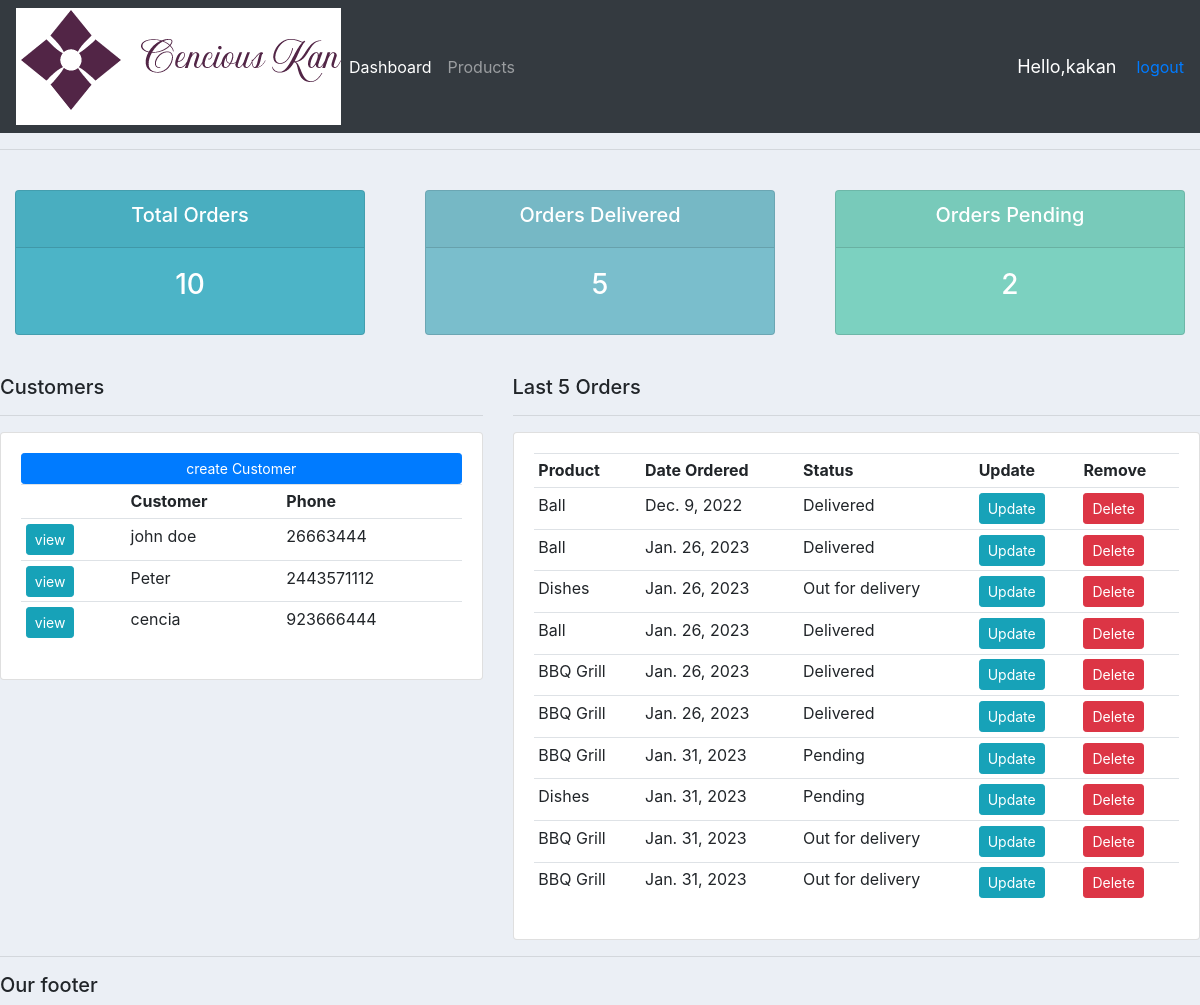
The app's page / (signed in) with its own data.
### accounts/models.py (models this page shows, shortened)
class Customer(models.Model):
    user = models.OneToOneField(User, null=True,on_delete=models.CASCADE)
    name = models.CharField(max_length=200, null=True)
    phone = models.CharField(max_length=200, null=True)
    email = models.EmailField(max_length=200, null=True)
    profile_pic = models.ImageField(null=True, blank=True)
    date_created = models.DateField(auto_now_add=True, null=True)

class Order(models.Model):
    STATUS=(
            ('Pending', 'pending'),
            ('Out for delivery', 'out for delivery'),
            ('Delivered', 'delivered'),
        )
    customer= models.ForeignKey(Customer, null=True, on_delete=models.SET_NULL)
    products= models.ForeignKey(Product, null=True, on_delete=models.SET_NULL)
    date_created=models.DateField(auto_now_add=True, null=True)
    status= models.CharField(max_length=200, null=True, choices=STATUS)
    note = models.CharField(max_length=1000,null=True)

class Product(models.Model):
    CATEGORY=(
        ('Indoor','Indoor'),
        ('Outdoor', 'outdoor'),
    )
    name=models.CharField(max_length=200, null=True)
    price=models.FloatField(null=True)
    category=models.CharField(max_length=200, null=True, choices=CATEGORY)
    description=models.CharField(max_length=200, null=True)
    date_created= models.DateField(auto_now_add=True, null=True)
    tags=models.ManyToManyField(Tag)
    def __str__(self):
        return self.name

### accounts/decorators.py (the view)
    def wrapper_function(request, *args, **kwargs):
        group = None
        if request.user.groups.exists():
            group = request.user.groups.all()[0].name
        if group == 'customer':
            return redirect('user-page')
        if group == 'admin':
            return view_func(request, *args, **kwargs)

### accounts/views.py (called while the page is built)
@login_required(login_url='login')
@admin_only
def home(request):
    orders = Order.objects.all()
    customers = Customer.objects.all()
    total_customers =customers.count()
    total_orders = orders.count()
    delivered = orders.filter(status='Delivered').count()
    pending = orders.filter(status='Pending').count()
    context = {'orders':orders, 'customers':customers,
    'pending':pending,
    'delivered':delivered,'total_orders':total_orders}
    return render(request,'accounts/dashboard.html', context)

### accounts/templates/accounts/dashboard.html
{%extends 'accounts/main.html' %}
{% load static%}
{%block element%}
{% include 'accounts/status.html' %}
<br>
<div class="row">
    <div class="col-md-5">
        <h5>Customers</h5>
        <hr>
        <div class="card card-body">
            <a class="btn btn-primary btn-sm btn-block" href="">create Customer</a>
            <table class="table table-sm">
                <tr>
                    <th></th>
                    <th>Customer</th>
                    <th>Phone</th>
                </tr>
                {% for customer in customers%}
                <tr>
                    <td><a class="btn btn-sm btn-info" href="{% url 'customer' customer.id %}">view</a></td>
                    <td>{{customer.name}} </td>
                    <td>{{customer.phone}} </td>
                </tr>
                {% endfor%}
            </table>
        </div>
    </div>
    <div class="col-md-7">
        <h5>Last 5 Orders</h5>
        <hr>
        <div class="card card-body">
            <table class="table table-sm">
                <tr>
                    <th>Product</th>
                    <th>Date Ordered</th>
                    <th>Status</th>
                    <th>Update</th>
                    <th>Remove</th>
                </tr>
                {% for order in orders%}
                <tr>
                    <td>{{order.products}} </td>
                    <td>{{order.date_created}} </td>
                    <td>{{order.status}} </td>
                    <td><a class="btn btn-sm btn-info" href="{% url 'update_order' order.id %}">Update</a></td>
                    <td><a class="btn btn-sm btn-danger" href="{% url 'delete_order' order.id %}">Delete</a></td>
                </tr>
                {% endfor%}
            </table>
        </div>
    </div>
</div>
{%endblock element%}

### accounts/templates/accounts/main.html (shortened to what this page needs)
{% load static%}
<!DOCTYPE html>
<html lang="en">
<head>
    <link rel="stylesheet" href="https://cdn.jsdelivr.net/npm/bootstrap@4.0.0/dist/css/bootstrap.min.css">
   <link rel="stylesheet" href="{% static '/css/main.css' %} " type="text/css">
</head>
<body>
    {% include 'accounts/navbar.html' %}
    <hr>
    {%block element%}
    {%endblock element%}
    <hr>
    <h5>Our footer</h5>
</body>
</html>

### accounts/templates/accounts/navbar.html (shortened to what this page needs)
{% load static%}
<nav class="navbar navbar-expand-lg navbar-dark bg-dark">
    <img src="{% static 'images/ce.png' %}" alt="">
    <div class="collapse navbar-collapse" id="navbarNav">
      <ul class="navbar-nav">
        {% if request.user.is_staff%}
        <li class="nav-item active">
          <a class="nav-link" href="{% url 'home' %}">Dashboard</a>
        </li>
        <li class="nav-item">
          <a class="nav-link" href="{% url 'products' %}">Products</a>
        </li>
        {% endif %}
      </ul>
    </div>
    <span class="hello-msg">Hello,{{request.user}} </span>
    <a href=" {% url 'logout' %} ">logout</a>
  </nav>

### accounts/templates/accounts/status.html
<br />
<div class="row">
    <div class="col">
            <div class="col-md">
                <div class="card text-center text-white mb-3" id="total-orders">
                    <div class="card-header">
                        <h5>Total Orders</h5>
                    </div>
                    <div class="card-body">
                        <h3 class="card-title">{{total_orders}} </h3>
                    </div>
                </div>
            </div>
    </div>
    <div class="col">
            <div class="col-md">
                <div class="card text-center text-white mb-3" id="orders-delivered">
                    <div class="card-header">
                        <h5>Orders Delivered</h5>
                    </div>
                    <div class="card-body">
                        <h3 class="card-title">{{delivered}} </h3>
                    </div>
                </div>
            </div>
    </div>
    <div class="col">
            <div class="col-md">
                <div class="card text-center text-white mb-3" id="orders-pending">
                    <div class="card-header">
                        <h5>Orders Pending</h5>
                    </div>
                    <div class="card-body">
                        <h3 class="card-title">{{pending}} </h3>
                    </div>
                </div>
            </div>
    </div>
</div>

### static/css/main.css (style rules this page uses)
body { background-color: #ebeff5; }
#total-orders { background-color: #4cb4c7; }
#orders-delivered { background-color: #7abecc; }
#orders-pending { background-color: #7cd1c0; }

### accounts/templates/accounts/navbar.html (style rules this page uses)
.hello-msg { font-size: 18px; color: #fff; margin-right: 20px; }

### records on screen
Customer: name "john doe", phone "26663444"
Customer: name "Peter", phone "2443571112"
Customer: name "cencia", phone "923666444"
Order: products "Ball", date_created "Dec. 9, 2022", status "Delivered"
Order: products "Ball", date_created "Jan. 26, 2023", status "Delivered"
Order: products "Dishes", date_created "Jan. 26, 2023", status "Out for delivery"
Order: products "Ball", date_created "Jan. 26, 2023", status "Delivered"
Order: products "BBQ Grill", date_created "Jan. 26, 2023", status "Delivered"
Order: products "BBQ Grill", date_created "Jan. 26, 2023", status "Delivered"
Order: products "BBQ Grill", date_created "Jan. 31, 2023", status "Pending"
Order: products "Dishes", date_created "Jan. 31, 2023", status "Pending"
Order: products "BBQ Grill", date_created "Jan. 31, 2023", status "Out for delivery"
Order: products "BBQ Grill", date_created "Jan. 31, 2023", status "Out for delivery"

### other values on screen
{{ request.user }} "kakan"
{{ total_orders }} "10"
{{ delivered }} "5"
{{ pending }} "2"
